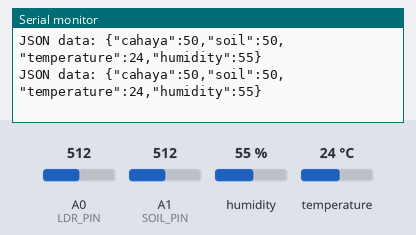
The sketch below on a simulated Arduino Uno, built with avr-gcc and run on an emulated ATmega328P. On the bench: the last lines printed to the serial monitor. The inputs (shaded band) are chosen by the test bench; at power-on: A1 (SOIL_PIN) = 512, A0 (LDR_PIN) = 512, humidity 55 %, temperature 24 °C.

Above: at 4.2 s.
4.3 s: A1 (SOIL_PIN) set to 917
At 4.3 s:
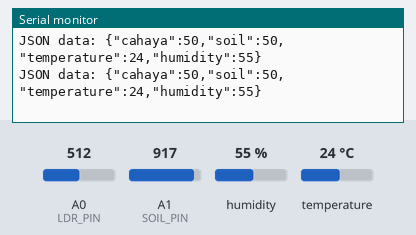
10.4 s: A1 (SOIL_PIN) set to 938
At 11.4 s:
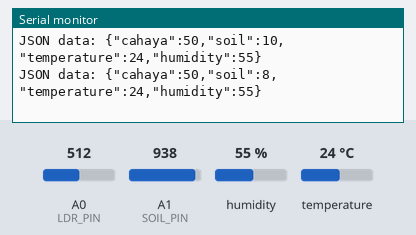
Timing chart, 0 to 13.4 s (numbered marks = the images above; inputs shaded):
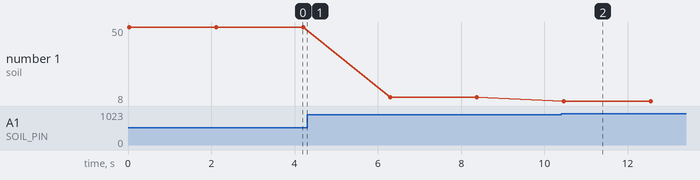

Measured:
- after the input at 10.4 s, the serial monitor: prints a new line after 0.07 s (image 2)
- plotted number 1: 50 → 10 after the input at 4.3 s, 10 → 8 after the input at 10.4 s

The sketch:

arduino.ino
```cpp
#include <DHT.h>
#include <ArduinoJson.h>
#include <SoftwareSerial.h>

#define LDR_PIN A0
#define SOIL_PIN A1
#define DHT_PIN 2
#define DHT_TYPE DHT11  // Bisa juga DHT22 atau lainnya

DHT dht(DHT_PIN, DHT_TYPE);
SoftwareSerial espSerial(10, 11); // RX, TX ke ESP8266

void setup() {
  Serial.begin(9600);
  espSerial.begin(9600);  // Harus disesuaikan dengan baud rate ESP8266
  dht.begin();
}

void loop() {
  // Membaca data dari sensor dan membulatkan hasilnya
  int cahaya = round((analogRead(LDR_PIN) / 1023.0) * 100.0);
  int soilMoisture = round(100.00 - ((analogRead(SOIL_PIN) / 1023.00) * 100.0));
  float temp = dht.readTemperature();
  float hum = dht.readHumidity();

  // Mengecek apakah pembacaan data dari DHT berhasil
  if (isnan(temp) || isnan(hum)) {
    Serial.println("Failed to read from DHT sensor!");
    return;
  }

  // Membuat JSON data
  StaticJsonDocument<200> jsonDoc;
  jsonDoc["cahaya"] = cahaya;
  jsonDoc["soil"] = soilMoisture;
  jsonDoc["temperature"] = temp;
  jsonDoc["humidity"] = hum;

  // Mengubah JSON menjadi string
  String jsonString;
  serializeJson(jsonDoc, jsonString);

  // Menampilkan data JSON di Serial Monitor
  Serial.print("JSON data: ");
  Serial.println(jsonString);

  // Mengirimkan JSON ke ESP8266
  espSerial.println(jsonString);

  // Delay sebelum membaca lagi
  delay(2000);  // Menyesuaikan interval pembacaan
}
```
